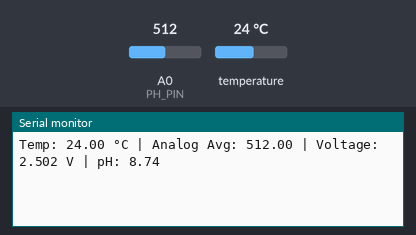
Recording of a sketch running on a simulated Arduino Uno, built with avr-gcc and run on an emulated ATmega328P. Shown: the last lines printed to the serial monitor. Inputs (shaded band) come from the test bench; at power-on: A0 (PH_PIN) = 512, temperature 24 °C.

Above: at 1.5 s.
1.6 s: A0 (PH_PIN) set to 0
At 5.1 s:
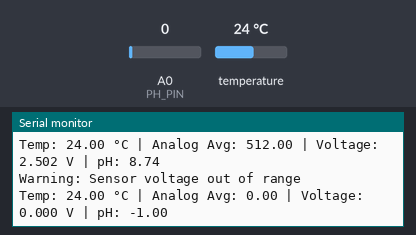
8.4 s: temperature set to 12 °C
At 9.2 s:
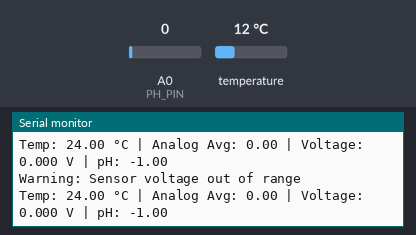
9.9 s: temperature set to 19 °C
At 11.1 s:
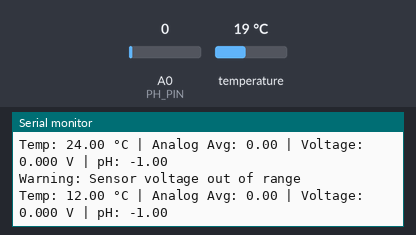
11.4 s: A0 (PH_PIN) set to 122
At 13.7 s:
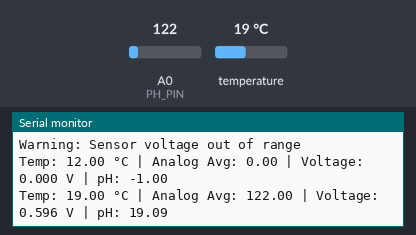
Timing chart, 0 to 13.9 s (numbered marks = the images above; inputs shaded):
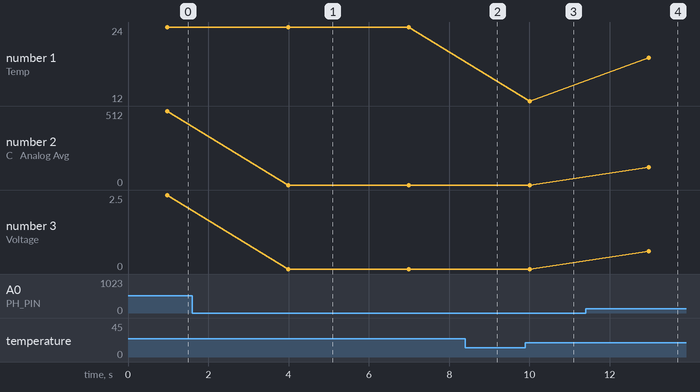

Measured:
- after the input at 1.6 s, the serial monitor: prints a new line after 2.4 s (image 1)
- after the input at 11.4 s, the serial monitor: prints a new line after 1.6 s (image 4)
- plotted number 2: 512 → 0 after the input at 1.6 s, 0 → 122 after the input at 11.4 s
- plotted number 3: 2.5 → 0 after the input at 1.6 s, 0 → 0.6 after the input at 11.4 s

The sketch:

ph-temp-calibrated.ino
```cpp
// ---- Includes (if using temp sensor like DS18B20) ----
#include <OneWire.h>
#include <DallasTemperature.h>

// ---- Pin Config ----
#define PH_PIN A0
#define ONE_WIRE_BUS 7  // digital pin for DS18B20

// ---- Temp Sensor Setup ----
OneWire oneWire(ONE_WIRE_BUS);
DallasTemperature tempSensors(&oneWire);

// ---- Polynomial Calibration Coefficients (from your data) ----
// pH = a*V^2 + b*V + c
const float a = -0.0802;
const float b = -5.1821;
const float c = 22.2123;

// ---- Helpers ----
const int samples = 20;
float pH_value;

void setup() {
  Serial.begin(9600);
  tempSensors.begin();  // Start temperature sensor
}

void loop() {
  // Read temperature
  tempSensors.requestTemperatures();
  float waterTempC = tempSensors.getTempCByIndex(0);
  if (waterTempC == DEVICE_DISCONNECTED_C) {
    Serial.println("DS18B20 sensor not detected. Using fallback 25.0°C");
    waterTempC = 25.0;
  }

  // Take multiple analog samples for stability
  long total = 0;
  for (int i = 0; i < samples; i++) {
    total += analogRead(PH_PIN);
    delay(10);
  }

  float avg_reading = total / (float)samples;
  float voltage = avg_reading * (5.0 / 1023.0);

  //Failsafe
  if (voltage < 0.1 || voltage > 4.9) {
    Serial.println("Warning: Sensor voltage out of range");
    pH_value = -1.0;  // invalid reading
  } else {
    // Calculate pH using polynomial equation
    pH_value = a * voltage * voltage + b * voltage + c;
  }

  // Display
  Serial.print("Temp: ");
  Serial.print(waterTempC);
  Serial.print(" °C | Analog Avg: ");
  Serial.print(avg_reading, 2);
  Serial.print(" | Voltage: ");
  Serial.print(voltage, 3);
  Serial.print(" V | pH: ");
  Serial.println(pH_value, 2);

  delay(2000);  // 2 seconds delay between readings
}
```
